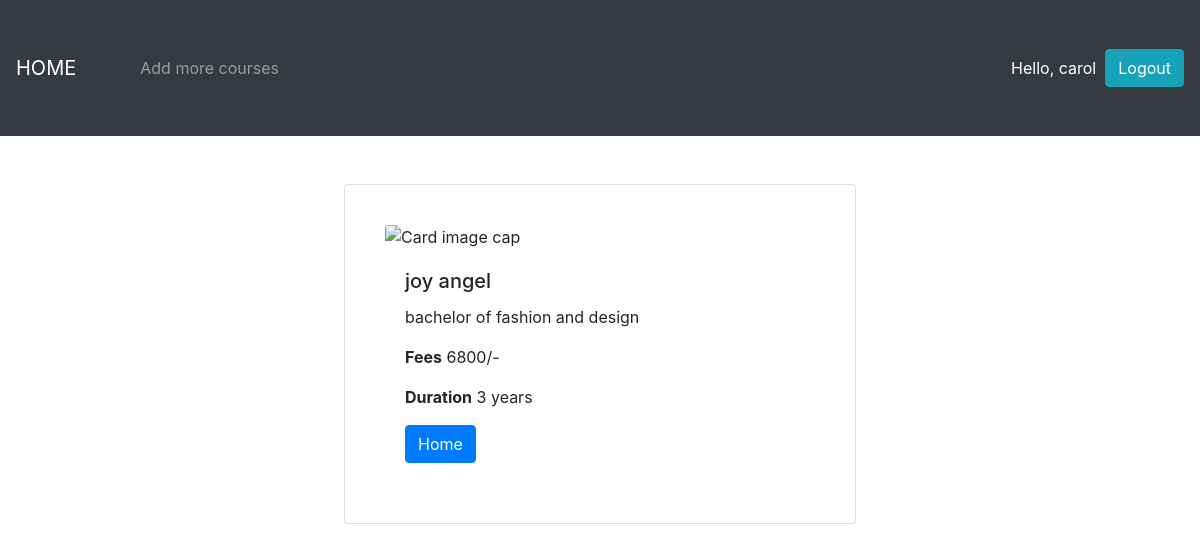
The page /description/1 (signed in) on the database its author committed.
### djangoProject1carol/models.py (models this page shows, shortened)
class Courses(models.Model):
    name=models.CharField(max_length=200,null=True)
    duration=models.IntegerField(default=3,null=True,blank=True)
    fees=models.IntegerField(null=True,blank=True)
    decsription=models.CharField(null=True,blank=True,max_length=10000)

### djangoProject1carol/views.py (the view)
# urls.py: path('description/<str:pk>',description,name='description'),
def description(request,pk):
    course=Courses.objects.get(id=pk)
    context={
        'course':course,
        }
    return render(request,'description.html',context)

### templates/description.html (shortened to what this page needs)
{% extends 'main.html' %}
{% load static%}
{% block content %}
<head>
</head>
<body>
    <div class="card" style="width: 32rem;">
        <img class="card-img-top" src="https://tse1.mm.bing.net/th?id=OIP.mq9G2Qtebo1uIOdCSkCUfgHaEL&pid=Api&rs=1&c=1&qlt=95&w=218&h=123" alt="Card image cap">
        <div class="card-body">
          <h5 class="card-title">{{course.name}}</h5>
          <p class="card-text">{{course.decsription}}</p>
          <p><b>Fees</b> {{course.fees}}/-</p>
          <p><b>Duration</b> {{course.duration}} years</p>
          <a href="{% url 'home' %}" class="btn btn-primary">Home</a>
        </div>
      </div>
</body>
{% endblock %}

### templates/navbar.html (shortened to what this page needs)
<head>
</head>
<nav class="navbar navbar-expand-lg navbar-dark bg-dark">
    <a class="navbar-brand" href="{% url 'home' %}">HOME</a>
    <div class="collapse navbar-collapse" id="navbarSupportedContent">
      <ul class="navbar-nav mr-auto">
        {% if request.user.is_authenticated %}
        <li class="nav-item">
          <a class="nav-link" href="{% url 'createCourse' %}">Add more courses</a>
        </li>
        {% endif  %}
      </ul>
    </div>
    {% if request.user.is_authenticated %}
    <span class="msg">Hello, {{request.user}}  &nbsp;</span>
    <span ><a  class="msg btn btn-info" href ="{% url 'logout' %}"> Logout</a></span>
    {% endif  %}
  </nav>

### templates/navbar.html (style rules this page uses)
.msg { color:white; text-decoration: none; }

### templates/description.html (style rules this page uses)
div { margin:auto; padding: 40px; width: 500px; }

### rows shown on the page
Courses: name "joy angel", decsription "bachelor of fashion and design", fees "6800", duration "3"

### other values the page prints
{{ request.user }} "carol"
